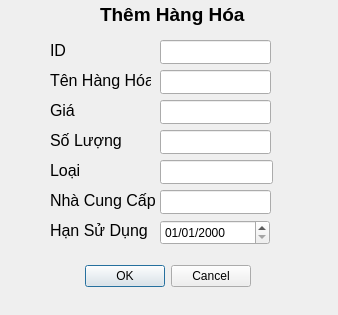
<?xml version="1.0" encoding="UTF-8"?>
<ui version="4.0">
 <class>Dialog</class>
 <widget class="QDialog" name="Dialog">
  <property name="geometry">
   <rect>
    <x>0</x>
    <y>0</y>
    <width>338</width>
    <height>315</height>
   </rect>
  </property>
  <property name="windowTitle">
   <string>Dialog</string>
  </property>
  <widget class="QDialogButtonBox" name="buttonBox">
   <property name="geometry">
    <rect>
     <x>-90</x>
     <y>260</y>
     <width>341</width>
     <height>32</height>
    </rect>
   </property>
   <property name="orientation">
    <enum>Qt::Orientation::Horizontal</enum>
   </property>
   <property name="standardButtons">
    <set>QDialogButtonBox::StandardButton::Cancel|QDialogButtonBox::StandardButton::Ok</set>
   </property>
  </widget>
  <widget class="QLabel" name="header">
   <property name="geometry">
    <rect>
     <x>100</x>
     <y>-1</y>
     <width>151</width>
     <height>31</height>
    </rect>
   </property>
   <property name="font">
    <font>
     <pointsize>14</pointsize>
     <bold>true</bold>
    </font>
   </property>
   <property name="text">
    <string>Thêm Hàng Hóa</string>
   </property>
   <property name="textFormat">
    <enum>Qt::TextFormat::PlainText</enum>
   </property>
  </widget>
  <widget class="QLineEdit" name="id">
   <property name="geometry">
    <rect>
     <x>160</x>
     <y>40</y>
     <width>111</width>
     <height>24</height>
    </rect>
   </property>
   <property name="text">
    <string/>
   </property>
  </widget>
  <widget class="QLineEdit" name="name">
   <property name="geometry">
    <rect>
     <x>160</x>
     <y>70</y>
     <width>111</width>
     <height>24</height>
    </rect>
   </property>
   <property name="text">
    <string/>
   </property>
  </widget>
  <widget class="QLineEdit" name="price">
   <property name="geometry">
    <rect>
     <x>160</x>
     <y>100</y>
     <width>111</width>
     <height>24</height>
    </rect>
   </property>
   <property name="text">
    <string/>
   </property>
  </widget>
  <widget class="QLineEdit" name="quantity">
   <property name="geometry">
    <rect>
     <x>160</x>
     <y>130</y>
     <width>111</width>
     <height>24</height>
    </rect>
   </property>
   <property name="text">
    <string/>
   </property>
  </widget>
  <widget class="QLineEdit" name="manufacturer">
   <property name="geometry">
    <rect>
     <x>160</x>
     <y>190</y>
     <width>111</width>
     <height>24</height>
    </rect>
   </property>
  </widget>
  <widget class="QDateEdit" name="expDate">
   <property name="geometry">
    <rect>
     <x>160</x>
     <y>220</y>
     <width>110</width>
     <height>25</height>
    </rect>
   </property>
   <property name="displayFormat">
    <string>dd/MM/yyyy</string>
   </property>
   <property name="calendarPopup">
    <bool>false</bool>
   </property>
  </widget>
  <widget class="QLabel" name="id_lb">
   <property name="geometry">
    <rect>
     <x>50</x>
     <y>30</y>
     <width>61</width>
     <height>41</height>
    </rect>
   </property>
   <property name="font">
    <font>
     <pointsize>12</pointsize>
    </font>
   </property>
   <property name="text">
    <string>ID</string>
   </property>
  </widget>
  <widget class="QLineEdit" name="lineEdit">
   <property name="geometry">
    <rect>
     <x>160</x>
     <y>160</y>
     <width>113</width>
     <height>24</height>
    </rect>
   </property>
  </widget>
  <widget class="QLabel" name="name_lb">
   <property name="geometry">
    <rect>
     <x>50</x>
     <y>60</y>
     <width>101</width>
     <height>41</height>
    </rect>
   </property>
   <property name="font">
    <font>
     <pointsize>12</pointsize>
    </font>
   </property>
   <property name="text">
    <string>Tên Hàng Hóa</string>
   </property>
  </widget>
  <widget class="QLabel" name="label">
   <property name="geometry">
    <rect>
     <x>50</x>
     <y>90</y>
     <width>61</width>
     <height>41</height>
    </rect>
   </property>
   <property name="font">
    <font>
     <pointsize>12</pointsize>
    </font>
   </property>
   <property name="text">
    <string>Giá</string>
   </property>
  </widget>
  <widget class="QLabel" name="label_2">
   <property name="geometry">
    <rect>
     <x>50</x>
     <y>120</y>
     <width>81</width>
     <height>41</height>
    </rect>
   </property>
   <property name="font">
    <font>
     <pointsize>12</pointsize>
    </font>
   </property>
   <property name="text">
    <string>Số Lượng</string>
   </property>
  </widget>
  <widget class="QLabel" name="label_3">
   <property name="geometry">
    <rect>
     <x>50</x>
     <y>150</y>
     <width>111</width>
     <height>41</height>
    </rect>
   </property>
   <property name="font">
    <font>
     <pointsize>12</pointsize>
    </font>
   </property>
   <property name="text">
    <string>Loại</string>
   </property>
  </widget>
  <widget class="QLabel" name="label_4">
   <property name="geometry">
    <rect>
     <x>50</x>
     <y>180</y>
     <width>111</width>
     <height>41</height>
    </rect>
   </property>
   <property name="font">
    <font>
     <pointsize>12</pointsize>
    </font>
   </property>
   <property name="text">
    <string>Nhà Cung Cấp</string>
   </property>
  </widget>
  <widget class="QLabel" name="label_5">
   <property name="geometry">
    <rect>
     <x>50</x>
     <y>200</y>
     <width>101</width>
     <height>61</height>
    </rect>
   </property>
   <property name="font">
    <font>
     <pointsize>12</pointsize>
    </font>
   </property>
   <property name="text">
    <string>Hạn Sử Dụng</string>
   </property>
  </widget>
 </widget>
 <resources/>
 <connections>
  <connection>
   <sender>buttonBox</sender>
   <signal>accepted()</signal>
   <receiver>Dialog</receiver>
   <slot>accept()</slot>
   <hints>
    <hint type="sourcelabel">
     <x>108</x>
     <y>274</y>
    </hint>
    <hint type="destinationlabel">
     <x>157</x>
     <y>274</y>
    </hint>
   </hints>
  </connection>
  <connection>
   <sender>buttonBox</sender>
   <signal>rejected()</signal>
   <receiver>Dialog</receiver>
   <slot>reject()</slot>
   <hints>
    <hint type="sourcelabel">
     <x>176</x>
     <y>280</y>
    </hint>
    <hint type="destinationlabel">
     <x>286</x>
     <y>274</y>
    </hint>
   </hints>
  </connection>
 </connections>
</ui>
